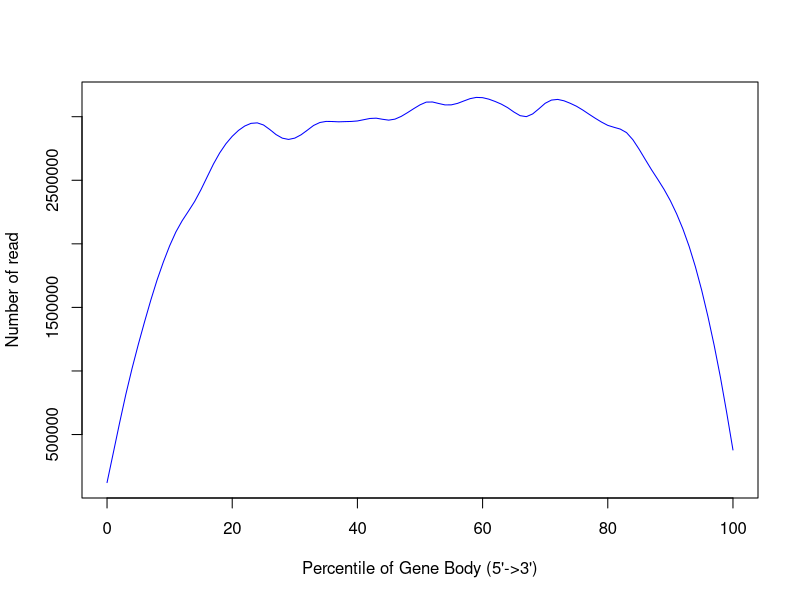

This chart was generated by the following R code:
png('/rds/user/is460/hpc-work/muscle-rnaseq/ezbamqc/output/figs/srpk3_wt_ttnb_het_7.geneBodyCoverage.png',width=500,height=500,units='px')
x=c(0,1,2,3,4,5,6,7,8,9,10,11,12,13,14,15,16,17,18,19,20,21,22,23,24,25,26,27,28,29,30,31,32,33,34,35,36,37,38,39,40,41,42,43,44,45,46,47,48,49,50,51,52,53,54,55,56,57,58,59,60,61,62,63,64,65,66,67,68,69,70,71,72,73,74,75,76,77,78,79,80,81,82,83,84,85,86,87,88,89,90,91,92,93,94,95,96,97,98,99,100)
y=c(126191,335140,583394,846428,1029489,1193283,1372162,1571358,1722651,1852815,1967844,2119738,2212749,2227488,2303821,2438023,2506353,2645037,2734103,2774546,2852535,2884348,2913119,2969917,2940883,2960573,2907263,2842723,2815073,2819004,2828850,2854697,2876234,2956885,2967790,2972933,2942472,2948895,2978796,2961579,2949894,2969352,2996158,3018126,2979423,2947011,2968120,3012375,3034985,3053195,3083956,3139331,3149504,3078605,3076789,3094697,3089022,3132792,3142891,3164688,3149302,3137760,3112122,3097452,3084367,3068710,2975878,2972114,3016887,3054166,3124502,3162530,3131174,3113746,3098143,3090926,3058677,3009746,2989161,2964307,2927572,2866622,2931240,2906965,2826115,2734315,2660089,2558088,2503018,2445899,2335331,2233757,2116764,1981189,1826217,1637679,1417543,1201081,967516,688324,349848)
smoothsp = smooth.spline(x,y,spar=0.35)
plot(smoothsp,type="l",col="blue",xlab="Percentile of Gene Body (5'->3')",ylab="Number of read",xlim=c(0,100))
dev.state = dev.off()
